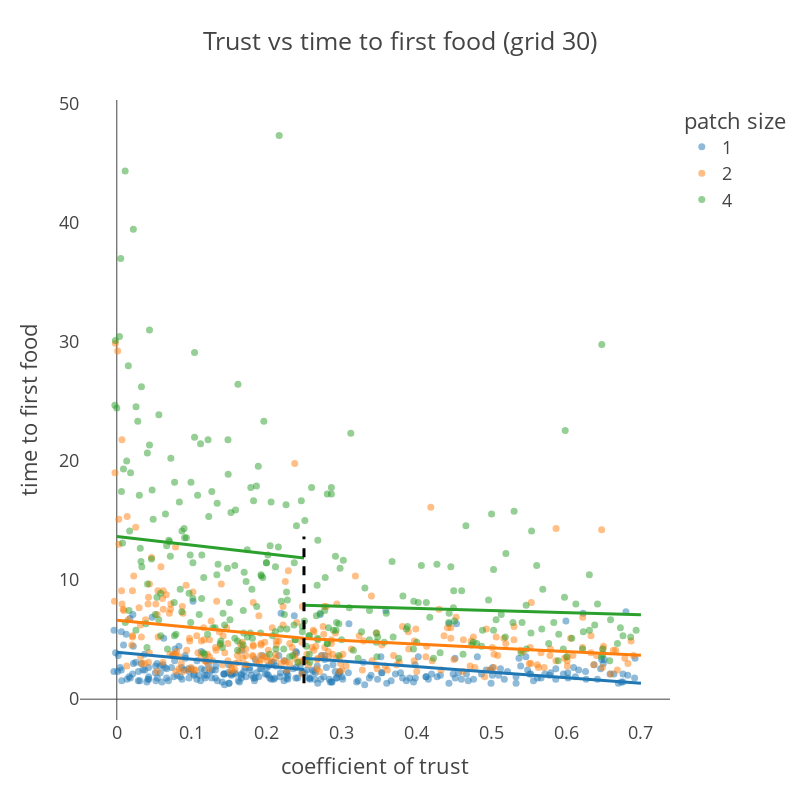

The notebook cell this image was saved under:
### Code cell
fig_grid30_linear = px.scatter(
    impactDF_grid30,
    x="c_trust_jittered",
    y="time to first food",
    color="reward_patch_dim",
    template="presentation",
    title="Trust vs time to first food (grid 30)",
    opacity=0.5,
    labels={"c_trust_jittered": "coefficient of trust", "reward_patch_dim": "patch size"}
)

fig_grid30_linear.update_traces(marker={"size": 7})
fig_grid30_linear.update_layout(
    width=800,
    height=800,
)

fig_grid30_linear.update_xaxes(showgrid=False)
fig_grid30_linear.update_yaxes(showgrid=False)


base_means_l = sample30l['base'].mean(axis=0)
base_means_h = sample30h['base'].mean(axis=0)

slope_means_l = sample30l['slope'].mean(axis=0)
slope_means_h = sample30h['slope'].mean(axis=0)


trust_range_l = np.linspace(0, .25, 15)
trust_range_h = np.linspace(0.25, .7, 15)


line_colors = ["#1f77b4", "#ff7f0e", "#2ca02c"]

preds_l = []
preds_h = []
for i in range(3):
    local_pred_l = base_means_l[i] + slope_means_l[i] * trust_range_l
    local_pred_h = base_means_h[i] + slope_means_h[i] * trust_range_h
    
    preds_l.append(local_pred_l)
    preds_h.append(local_pred_h)
    
    fig_grid30_linear.add_shape(type="line",
    x0=trust_range_l[0], y0=local_pred_l[0], x1=trust_range_l[14], y1=local_pred_l[14],
    line=dict(
        color=line_colors[i],
        width=3,
    )
    )
    
    fig_grid30_linear.add_shape(type="line",
    x0=trust_range_h[0], y0=local_pred_h[0], x1=trust_range_h[14], y1=local_pred_h[14],
    line=dict(
        color=line_colors[i],
        width=3,
    )
    )

fig_grid30_linear.add_shape(
    type="line",
    x0=0.25,
    x1=0.25,
    y0=min(min(preds_l[0]), min(preds_h[0])),
    y1=max(max(preds_l[2]), max(preds_h[2])),
    line=dict(
        color="black",
        width=3,
        dash="dash", 
    )
)
    
fig_grid30_linear.update_shapes(dict(xref='x', yref='y'))
fig_grid30_linear.show()

### Figure 1 — Plotly figure (JSON) as saved in the notebook; plotly's stock layout.template omitted (floating-point values rounded to 4 significant figures; data arrays with more than 128 entries replaced by an {"elided": "..."} marker saying what was removed)
{"data": [{"hovertemplate": "patch size=1<br>coefficient of trust=%{x}<br>time to first food=%{y}<extra></extra>", "legendgroup": "1", "marker": {"color": "#1F77B4", "opacity": 0.5, "size": 7, "symbol": "circle"}, "mode": "markers", "name": "1", "orientation": "v", "showlegend": true, "type": "scatter", "x": {"elided": "280 float values"}, "xaxis": "x", "y": {"elided": "280 float values"}, "yaxis": "y"}, {"hovertemplate": "patch size=2<br>coefficient of trust=%{x}<br>time to first food=%{y}<extra></extra>", "legendgroup": "2", "marker": {"color": "#FF7F0E", "opacity": 0.5, "size": 7, "symbol": "circle"}, "mode": "markers", "name": "2", "orientation": "v", "showlegend": true, "type": "scatter", "x": {"elided": "278 float values"}, "xaxis": "x", "y": {"elided": "278 float values"}, "yaxis": "y"}, {"hovertemplate": "patch size=4<br>coefficient of trust=%{x}<br>time to first food=%{y}<extra></extra>", "legendgroup": "4", "marker": {"color": "#2CA02C", "opacity": 0.5, "size": 7, "symbol": "circle"}, "mode": "markers", "name": "4", "orientation": "v", "showlegend": true, "type": "scatter", "x": {"elided": "271 float values"}, "xaxis": "x", "y": {"elided": "271 float values"}, "yaxis": "y"}], "layout": {"height": 800, "legend": {"title": {"text": "patch size"}, "tracegroupgap": 0}, "shapes": [{"line": {"color": "#1f77b4", "width": 3}, "type": "line", "x0": 0, "x1": 0.25, "xref": "x", "y0": 3.945, "y1": 2.491, "yref": "y"}, {"line": {"color": "#1f77b4", "width": 3}, "type": "line", "x0": 0.25, "x1": 0.7, "xref": "x", "y0": 3.427, "y1": 1.332, "yref": "y"}, {"line": {"color": "#ff7f0e", "width": 3}, "type": "line", "x0": 0, "x1": 0.25, "xref": "x", "y0": 6.629, "y1": 5.115, "yref": "y"}, {"line": {"color": "#ff7f0e", "width": 3}, "type": "line", "x0": 0.25, "x1": 0.7, "xref": "x", "y0": 5.087, "y1": 3.686, "yref": "y"}, {"line": {"color": "#2ca02c", "width": 3}, "type": "line", "x0": 0, "x1": 0.25, "xref": "x", "y0": 13.66, "y1": 11.86, "yref": "y"}, {"line": {"color": "#2ca02c", "width": 3}, "type": "line", "x0": 0.25, "x1": 0.7, "xref": "x", "y0": 7.893, "y1": 7.082, "yref": "y"}, {"line": {"color": "black", "dash": "dash", "width": 3}, "type": "line", "x0": 0.25, "x1": 0.25, "xref": "x", "y0": 1.332, "y1": 13.66, "yref": "y"}], "title": {"text": "Trust vs time to first food (grid 30)"}, "width": 800, "xaxis": {"anchor": "y", "domain": [0, 1], "showgrid": false, "title": {"text": "coefficient of trust"}}, "yaxis": {"anchor": "x", "domain": [0, 1], "showgrid": false, "title": {"text": "time to first food"}}}}
